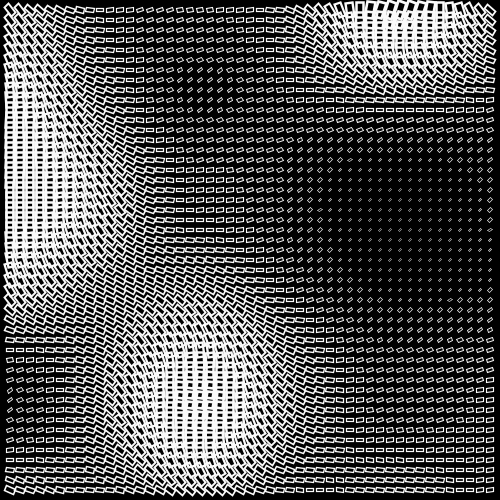
Frame 1 (no input)
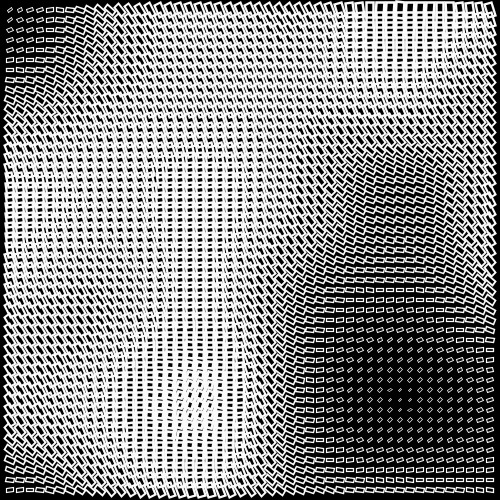
Frame 60 (the mouse pressed at the canvas centre just before this capture)
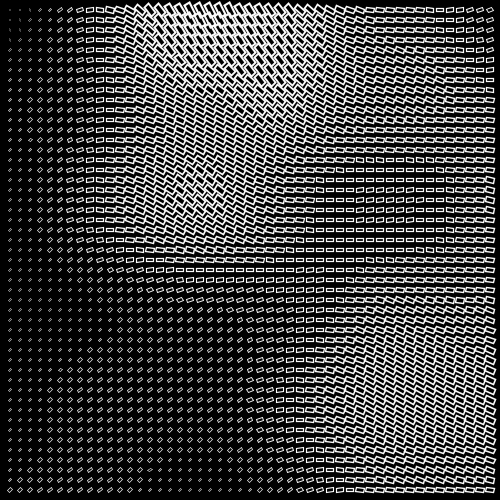
Frame 120 (the mouse held since frame 60 and released just before this capture)

The Processing sketch that drew these frames (run headless with seeded random() and noise(); from frame 60 on, the mouse is pressed at the canvas centre):

// Processing sketch: RandonJade_NoiseGrid
// ── RandonJade_NoiseGrid.pde
void setup() {
  size(500, 500);
  noFill();
  stroke(250);
  rectMode(CENTER);
  frameRate(30);
  noiseDetail(2, 0.2);
}

void draw() {
  background(0);
  for (int x = 10; x < width; x += 10) {
    for (int y = 10; y < height; y += 10) {
      float n = noise(x * 0.005, y * 0.005, frameCount * 0.05);
      pushMatrix();
      translate(x, y);
      rotate(TWO_PI * n);
      scale(5 * n);
      rect(0, 0, 3, 6);
      popMatrix();
    }
  }
}
